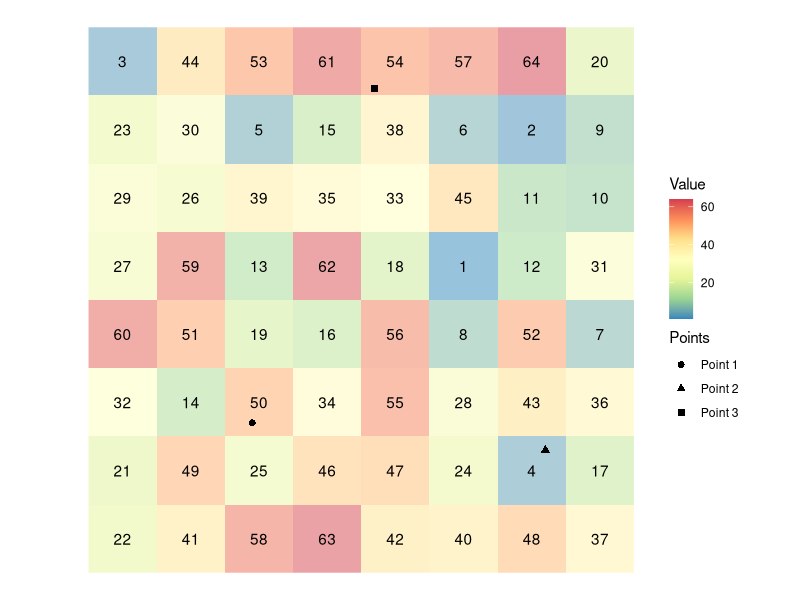
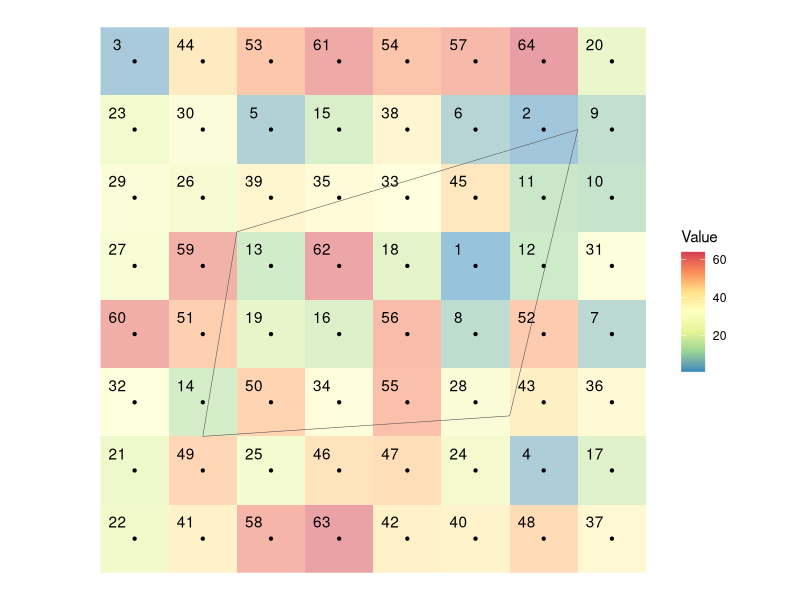

Recreate these plots in R, in order.
## ---- chunk 1
library(sf)
library(dplyr)
library(data.table)
## ---- chunk 2
set.seed(378533)
library(sf)
library(stars)
library(dplyr)
library(ggplot2)

#--- create polygons ---#
polygon <- st_polygon(list(
  rbind(c(0, 0), c(8, 0), c(8, 8), c(0, 8), c(0, 0))
))

raster_like_cells <- 
  st_make_grid(polygon, n = c(8, 8)) %>%
  st_as_sf() %>%
  mutate(value = sample(1:64, 64))

stars_cells <- st_rasterize(raster_like_cells, nx = 8, ny = 8)

cell_centroids <- 
  st_centroid(raster_like_cells) %>%
  st_as_sf()
## ---- chunk 3
#--------------------------
# Create points for which values are extracted
#--------------------------
#--- points ---#
point_1 <- st_point(c(2.4, 2.2))
point_2 <- st_point(c(6.7, 1.8))
point_3 <- st_point(c(4.2, 7.1))

#--- combine the points to make a single  sf of points ---#
points <- 
  list(point_1, point_2, point_3) %>%
  st_sfc() %>%
  st_as_sf() %>%
  mutate(point_name = c("Point 1", "Point 2", "Point 3"))

#--------------------------
# Create maps
#--------------------------
ggplot() +
  geom_stars(data = stars_cells, alpha = 0.5) +
  scale_fill_distiller(name = "Value", palette = "Spectral") +
  geom_sf_text(data = raster_like_cells, aes(label = value)) +
  geom_sf(data = points, aes(shape = point_name), size = 2) +
  scale_shape(name = "Points") +
  theme_void()
## ---- chunk 4
#--------------------------
# Create a polygon for which values are extracted
#--------------------------
polygon_extract <- st_polygon(list(
  rbind(c(1.5, 2), c(6, 2.3), c(7, 6.5), c(2, 5), c(1.5, 2))
))

polygons_extract_viz <- ggplot() +
  geom_stars(data = stars_cells, alpha = 0.5) +
  scale_fill_distiller(name = "Value", palette = "Spectral") +
  geom_sf(data = polygon_extract, fill = NA) +
  geom_sf(data = cell_centroids, color = "black", size = 0.8) +
  geom_sf_text(data = raster_like_cells, aes(label = value), nudge_x = -0.25, nudge_y = 0.25) +
  theme_void()

polygons_extract_viz
